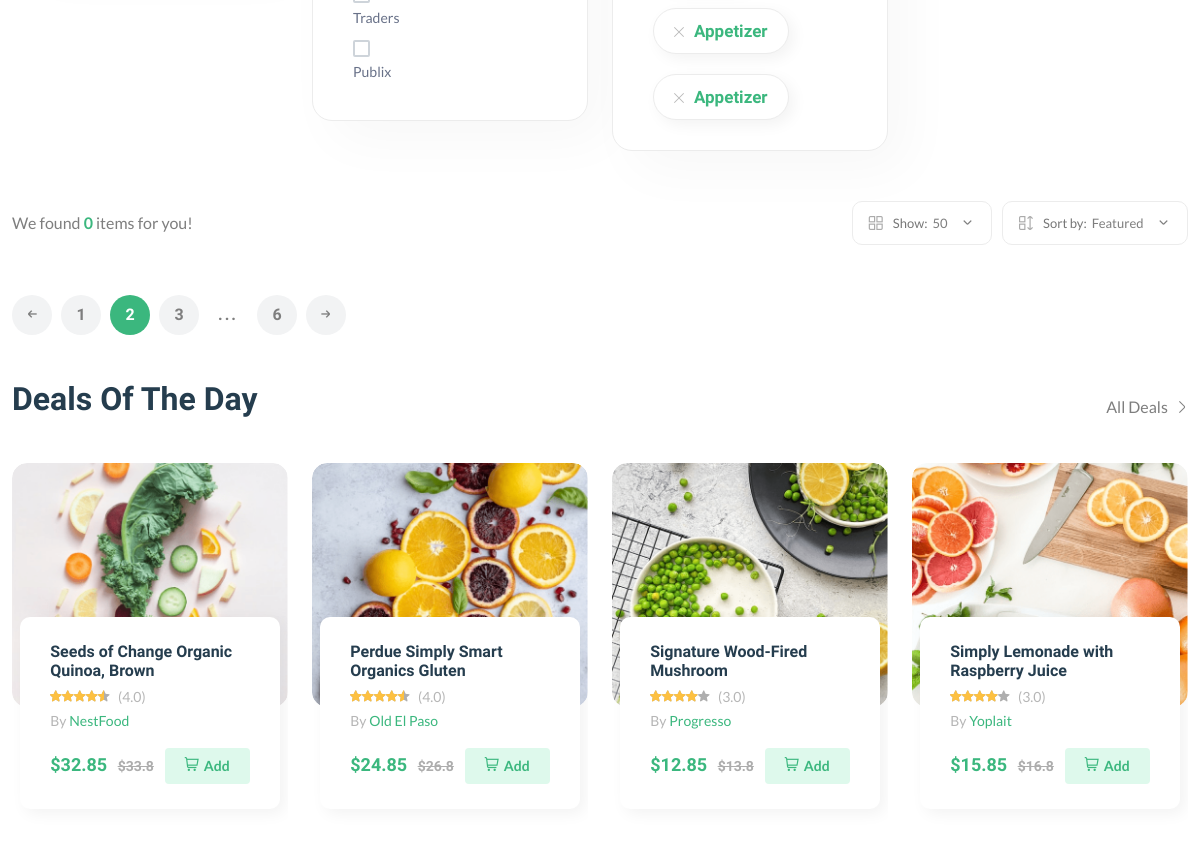
/products/ (middle part), run on an earlier commit of the app's database.
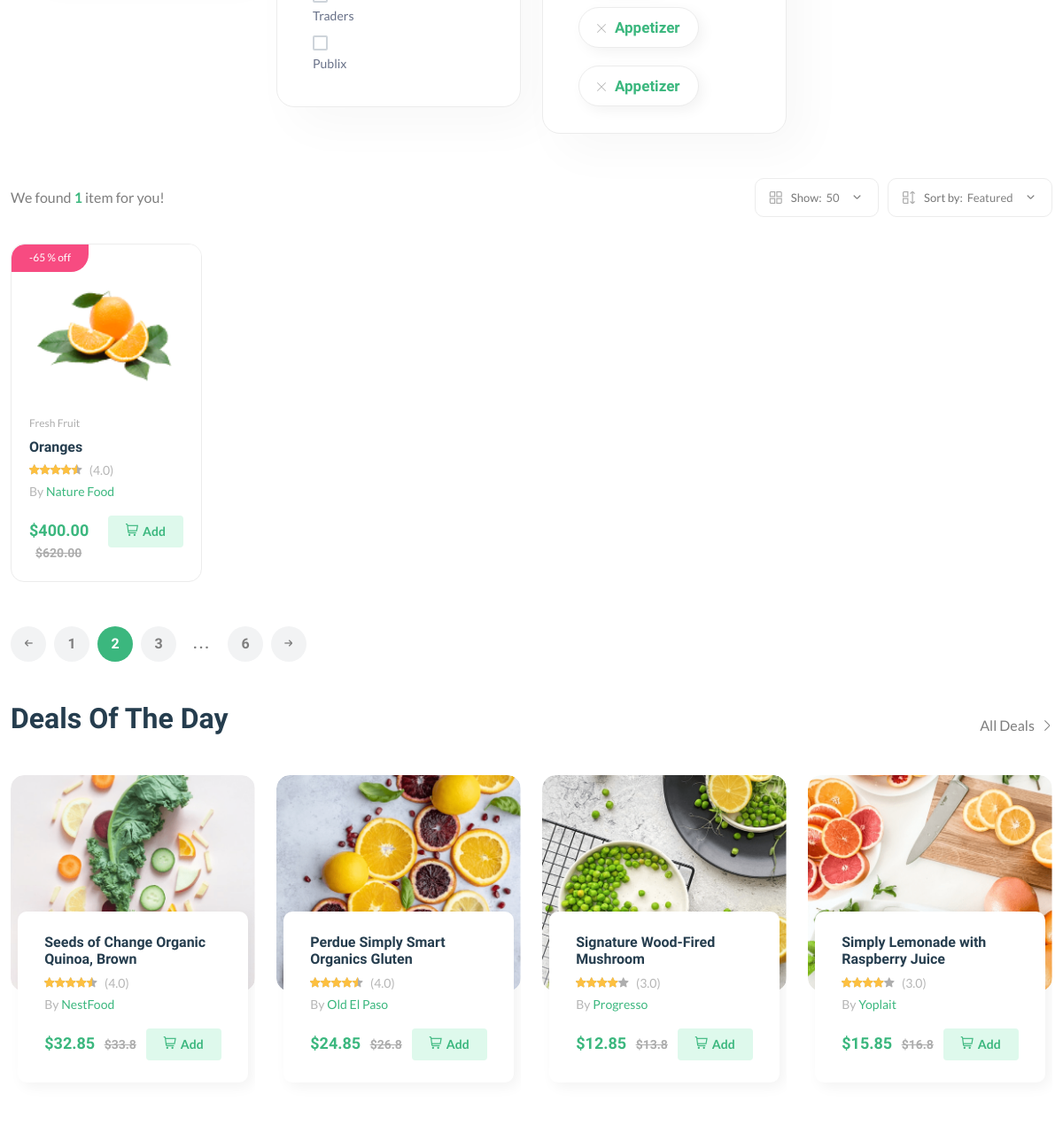
And on a later commit of the database.
### core/models.py (models this page shows, shortened)
class Products(models.Model):
    pid = ShortUUIDField(unique=True, length=10, max_length=20, prefix="prod")
    user = models.ForeignKey(User, on_delete=models.SET_NULL, null=True)
    category = models.ForeignKey(Category, on_delete=models.SET_NULL, null=True, related_name="category")
    vendor = models.ForeignKey(Vendor, on_delete=models.SET_NULL, null=True)
    title = models.CharField(max_length=100)
    image = models.ImageField(upload_to=user_directory_path)
    description = models.TextField(null=True, blank=True)
    price = models.DecimalField(max_digits=9999999999, decimal_places=2, default="0.00")
    old_price = models.DecimalField(max_digits=9999999999, decimal_places=2, default="0.00")
    specifications = models.TextField(null=True, blank=True)
    product_status = models.CharField(choices=STATUS, max_length=10, default="in_review")
    status = models.BooleanField(default=True)
    in_stock = models.BooleanField(default=True)
    featured = models.BooleanField(default=False)
    digital = models.BooleanField(default=False)
    sku = ShortUUIDField(unique=True, length=4, max_length=10, prefix="sku", alphabet="1234567890")
    created_at = models.DateTimeField(auto_now_add=True)
    updated_at = models.DateTimeField(auto_now_add=True)
    class Meta:
        verbose_name_plural = "Products"
    def get_percentage(self):
        return (self.price / self.old_price) * 100

class Category(models.Model):
    cid = ShortUUIDField(unique=True, length=10, max_length=20, prefix="cat")
    title = models.CharField(max_length=100)
    image = models.FileField(upload_to="category")
    class Meta:
        verbose_name_plural = "Categories"

class Vendor(models.Model):
    vid = ShortUUIDField(unique=True, length=10, max_length=20, prefix="ven")
    title = models.CharField(max_length=100)
    image = models.ImageField(upload_to=user_directory_path)
    description = models.TextField(null=True, blank=True)
    address = models.CharField(max_length=100, default="")
    contact = models.CharField(max_length=100, default="")
    chat_res_time = models.CharField(max_length=100, default="100")
    shipping_on_time = models.CharField(max_length=100, default="100")
    authantic_rating = models.CharField(max_length=100, default="100")
    day_return = models.CharField(max_length=100, default="100")
    warranty_period = models.CharField(max_length=100, default="100")
    user = models.ForeignKey(User, on_delete=models.SET_NULL, null=True)
    class Meta:
        verbose_name_plural = "Vendors"

### core/views.py (the view)
# urls.py: path("products/",product_list_view,name="product-list"),
def product_list_view(request):
    products = Products.objects.filter(product_status="published")
    context = {
        "products": products
    }
    return render(request,'core/product-list.html',context)

### templates/core/product-list.html (shortened to what the changed rows need)
{% extends 'partials/base.html' %}
{% load static %}
{% block content %}
<main class="main">
    <div class="container mb-30 mt-30">
        <div class="row">
            <div class="col-12">
                <div class="shop-product-fillter">
                    <div class="totall-product">
                        <p>We found <strong class="text-brand">{{products.count}}</strong> item{{products.count|pluralize}} for you!</p>
                    </div>
                </div>
                <div class="row product-grid">
                    {% for product in products %}
                        <div class="col-lg-1-5 col-md-4 col-12 col-sm-6">
                            <div class="product-cart-wrap mb-30">
                                <div class="product-img-action-wrap">
                                    <div class="product-img product-img-zoom">
                                        <a href="shop-product-right.html">
                                            <img class="default-img" src="{{ product.image.url }}" alt="" />
                                        </a>
                                    </div>
                                    <div class="product-badges product-badges-position product-badges-mrg">
                                        <span class="hot">-{{ product.get_percentage|floatformat:0 }} % off</span>
                                    </div>
                                </div>
                                <div class="product-content-wrap">
                                    <div class="product-category">
                                        <a href="shop-grid-right.html">{{ product.category.title }}</a>
                                    </div>
                                    <h2><a href="shop-product-right.html">{{product.title}}</a></h2>
                                    <div class="product-rate-cover">
                                        <div class="product-rate d-inline-block">
                                            <div class="product-rating" style="width: 90%"></div>
                                        </div>
                                        <span class="font-small ml-5 text-muted"> (4.0)</span>
                                    </div>
                                    <div>
                                        <span class="font-small text-muted">By <a href="vendor-details-1.html">{{ product.vendor.title }}</a></span>
                                    </div>
                                    <div class="product-card-bottom">
                                        <div class="product-price">
                                            <span>${{product.price}}</span>
                                            <span class="old-price">${{product.old_price}}</span>
                                        </div>
                                        <div class="add-cart">
                                            <a class="add" href="shop-cart.html"><i class="fi-rs-shopping-cart mr-5"></i>Add </a>
                                        </div>
                                    </div>
                                </div>
                            </div>
                        </div>
                    {% endfor %}
                </div>
                <section class="section-padding pb-5">
                    <div class="row">
                        <div class="col-xl-3 col-lg-4 col-md-6">
                            <div class="product-cart-wrap style-2">
                                <div class="product-content-wrap">
                                    <div class="deals-content">
                                        <h2><a href="shop-product-right.html">Seeds of Change Organic Quinoa, Brown</a></h2>
                                    </div>
                                </div>
                            </div>
                        </div>
                        <div class="col-xl-3 col-lg-4 col-md-6">
                            <div class="product-cart-wrap style-2">
                                <div class="product-content-wrap">
                                    <div class="deals-content">
                                        <h2><a href="shop-product-right.html">Perdue Simply Smart Organics Gluten</a></h2>
                                    </div>
                                </div>
                            </div>
                        </div>
                        <div class="col-xl-3 col-lg-4 col-md-6 d-none d-lg-block">
                            <div class="product-cart-wrap style-2">
                                <div class="product-content-wrap">
                                    <div class="deals-content">
                                        <h2><a href="shop-product-right.html">Signature Wood-Fired Mushroom</a></h2>
                                    </div>
                                </div>
                            </div>
                        </div>
                        <div class="col-xl-3 col-lg-4 col-md-6 d-none d-xl-block">
                            <div class="product-cart-wrap style-2">
                                <div class="product-content-wrap">
                                    <div class="deals-content">
                                        <h2><a href="shop-product-right.html">Simply Lemonade with Raspberry Juice</a></h2>
                                    </div>
                                </div>
                            </div>
                        </div>
                    </div>
                </section>
            </div>
        </div>
    </div>
</main>
{% endblock content %}

What changed in the data, as far as the page shows it:
added Products: image (picture), get_percentage "65", category "Fresh Fruit", title "Oranges", vendor "Nature Food", price "400.00", old_price "620.00"
Also different on the page:
{{ products.count }}: "0" → "1"
